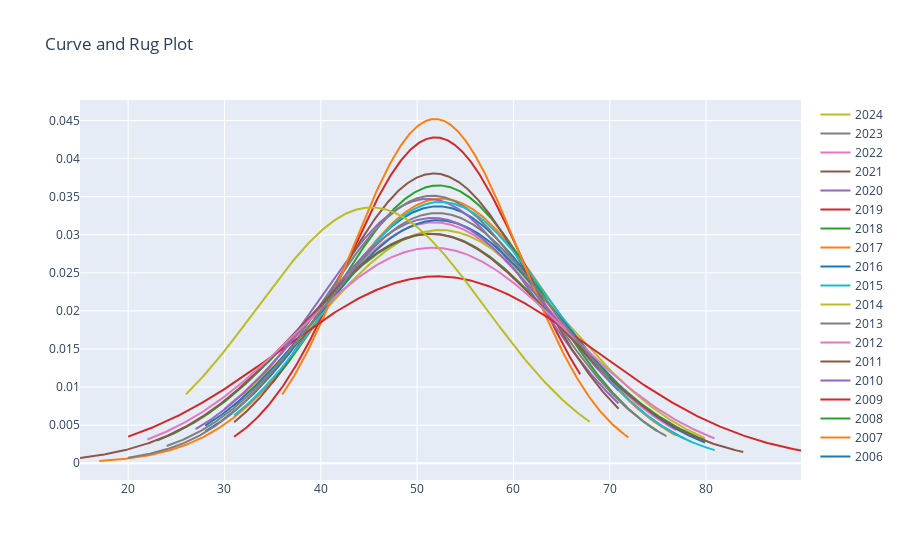

Notebook cell for this chart:
### Code cell
# Create distplot with curve_type set to 'normal'
group_labels = []
hist_data = []

for ano in df_rodada38.dropna().ano_campeonato.unique():
  group_labels.append(str(ano))
  df_ano = df_rodada38.loc[df_rodada38.ano_campeonato == ano]['pontos_acum'].tolist()
  hist_data.append(df_ano)
fig = ff.create_distplot(hist_data, group_labels, curve_type = 'normal', show_hist=False, show_rug = False)

# Add title
fig.update_layout(title_text='Curve and Rug Plot')
fig.show()

### Figure 1 — Plotly figure (JSON) as saved in the notebook; plotly's stock layout.template omitted (floating-point values rounded to 4 significant figures; data arrays with more than 128 entries replaced by an {"elided": "..."} marker saying what was removed)
{"data": [{"legendgroup": "2006", "marker": {"color": "rgb(31, 119, 180)"}, "mode": "lines", "name": "2006", "showlegend": true, "type": "scatter", "x": {"elided": "500 float values"}, "xaxis": "x", "y": {"elided": "500 float values"}, "yaxis": "y"}, {"legendgroup": "2007", "marker": {"color": "rgb(255, 127, 14)"}, "mode": "lines", "name": "2007", "showlegend": true, "type": "scatter", "x": {"elided": "500 float values"}, "xaxis": "x", "y": {"elided": "500 float values"}, "yaxis": "y"}, {"legendgroup": "2008", "marker": {"color": "rgb(44, 160, 44)"}, "mode": "lines", "name": "2008", "showlegend": true, "type": "scatter", "x": {"elided": "500 float values"}, "xaxis": "x", "y": {"elided": "500 float values"}, "yaxis": "y"}, {"legendgroup": "2009", "marker": {"color": "rgb(214, 39, 40)"}, "mode": "lines", "name": "2009", "showlegend": true, "type": "scatter", "x": {"elided": "500 float values"}, "xaxis": "x", "y": {"elided": "500 float values"}, "yaxis": "y"}, {"legendgroup": "2010", "marker": {"color": "rgb(148, 103, 189)"}, "mode": "lines", "name": "2010", "showlegend": true, "type": "scatter", "x": {"elided": "500 float values"}, "xaxis": "x", "y": {"elided": "500 float values"}, "yaxis": "y"}, {"legendgroup": "2011", "marker": {"color": "rgb(140, 86, 75)"}, "mode": "lines", "name": "2011", "showlegend": true, "type": "scatter", "x": {"elided": "500 float values"}, "xaxis": "x", "y": {"elided": "500 float values"}, "yaxis": "y"}, {"legendgroup": "2012", "marker": {"color": "rgb(227, 119, 194)"}, "mode": "lines", "name": "2012", "showlegend": true, "type": "scatter", "x": {"elided": "500 float values"}, "xaxis": "x", "y": {"elided": "500 float values"}, "yaxis": "y"}, {"legendgroup": "2013", "marker": {"color": "rgb(127, 127, 127)"}, "mode": "lines", "name": "2013", "showlegend": true, "type": "scatter", "x": {"elided": "500 float values"}, "xaxis": "x", "y": {"elided": "500 float values"}, "yaxis": "y"}, {"legendgroup": "2014", "marker": {"color": "rgb(188, 189, 34)"}, "mode": "lines", "name": "2014", "showlegend": true, "type": "scatter", "x": {"elided": "500 float values"}, "xaxis": "x", "y": {"elided": "500 float values"}, "yaxis": "y"}, {"legendgroup": "2015", "marker": {"color": "rgb(23, 190, 207)"}, "mode": "lines", "name": "2015", "showlegend": true, "type": "scatter", "x": {"elided": "500 float values"}, "xaxis": "x", "y": {"elided": "500 float values"}, "yaxis": "y"}, {"legendgroup": "2016", "marker": {"color": "rgb(31, 119, 180)"}, "mode": "lines", "name": "2016", "showlegend": true, "type": "scatter", "x": {"elided": "500 float values"}, "xaxis": "x", "y": {"elided": "500 float values"}, "yaxis": "y"}, {"legendgroup": "2017", "marker": {"color": "rgb(255, 127, 14)"}, "mode": "lines", "name": "2017", "showlegend": true, "type": "scatter", "x": {"elided": "500 float values"}, "xaxis": "x", "y": {"elided": "500 float values"}, "yaxis": "y"}, {"legendgroup": "2018", "marker": {"color": "rgb(44, 160, 44)"}, "mode": "lines", "name": "2018", "showlegend": true, "type": "scatter", "x": {"elided": "500 float values"}, "xaxis": "x", "y": {"elided": "500 float values"}, "yaxis": "y"}, {"legendgroup": "2019", "marker": {"color": "rgb(214, 39, 40)"}, "mode": "lines", "name": "2019", "showlegend": true, "type": "scatter", "x": {"elided": "500 float values"}, "xaxis": "x", "y": {"elided": "500 float values"}, "yaxis": "y"}, {"legendgroup": "2020", "marker": {"color": "rgb(148, 103, 189)"}, "mode": "lines", "name": "2020", "showlegend": true, "type": "scatter", "x": {"elided": "500 float values"}, "xaxis": "x", "y": {"elided": "500 float values"}, "yaxis": "y"}, {"legendgroup": "2021", "marker": {"color": "rgb(140, 86, 75)"}, "mode": "lines", "name": "2021", "showlegend": true, "type": "scatter", "x": {"elided": "500 float values"}, "xaxis": "x", "y": {"elided": "500 float values"}, "yaxis": "y"}, {"legendgroup": "2022", "marker": {"color": "rgb(227, 119, 194)"}, "mode": "lines", "name": "2022", "showlegend": true, "type": "scatter", "x": {"elided": "500 float values"}, "xaxis": "x", "y": {"elided": "500 float values"}, "yaxis": "y"}, {"legendgroup": "2023", "marker": {"color": "rgb(127, 127, 127)"}, "mode": "lines", "name": "2023", "showlegend": true, "type": "scatter", "x": {"elided": "500 float values"}, "xaxis": "x", "y": {"elided": "500 float values"}, "yaxis": "y"}, {"legendgroup": "2024", "marker": {"color": "rgb(188, 189, 34)"}, "mode": "lines", "name": "2024", "showlegend": true, "type": "scatter", "x": {"elided": "500 float values"}, "xaxis": "x", "y": {"elided": "500 float values"}, "yaxis": "y"}], "layout": {"barmode": "overlay", "hovermode": "closest", "legend": {"traceorder": "reversed"}, "title": {"text": "Curve and Rug Plot"}, "xaxis": {"anchor": "y2", "domain": [0, 1], "zeroline": false}, "yaxis": {"anchor": "free", "domain": [0, 1], "position": 0}}}
